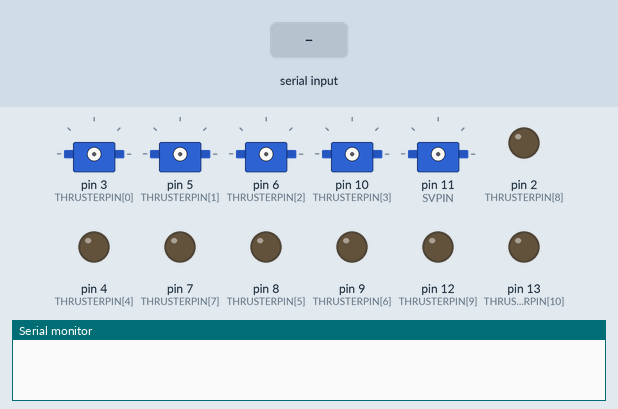
Simulated run of this sketch. Board: Arduino Uno, built with avr-gcc and run on an emulated ATmega328P. Parts: 5 × servo, output pins drawn as LEDs (lit = HIGH), the last lines printed to the serial monitor. The inputs (shaded band) are chosen by the test bench.

Above: at 2.9 s.
3.0 s: "90,45\n" received over Serial
At 5.2 s:
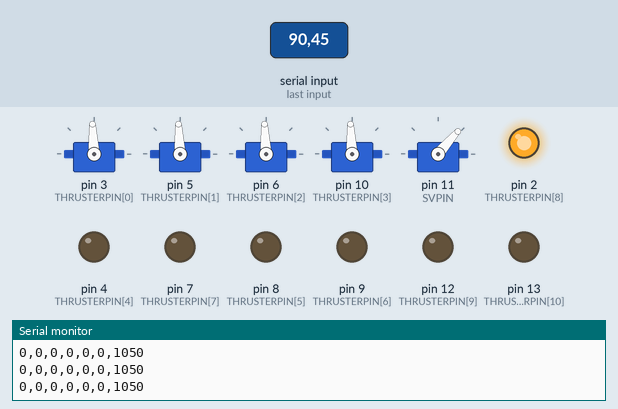
5.5 s: "30,150\n" received over Serial
At 6.7 s:
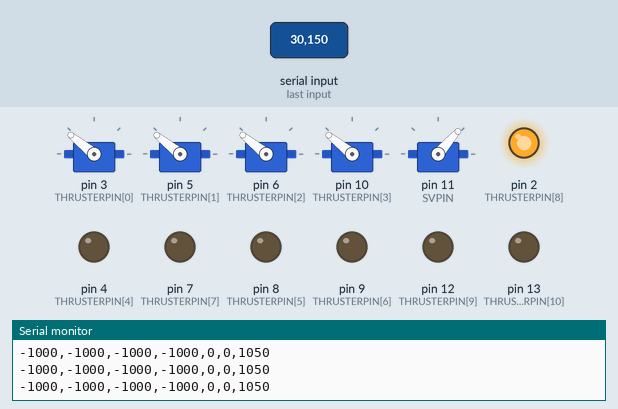
7.0 s: "0\n" received over Serial
At 7.9 s:
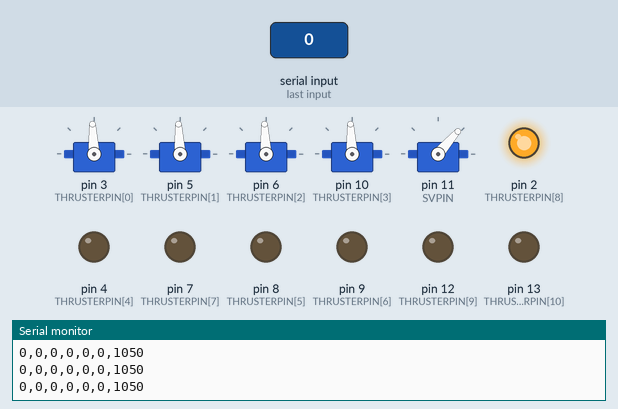
10.0 s: "1\n" received over Serial
At 11.2 s:
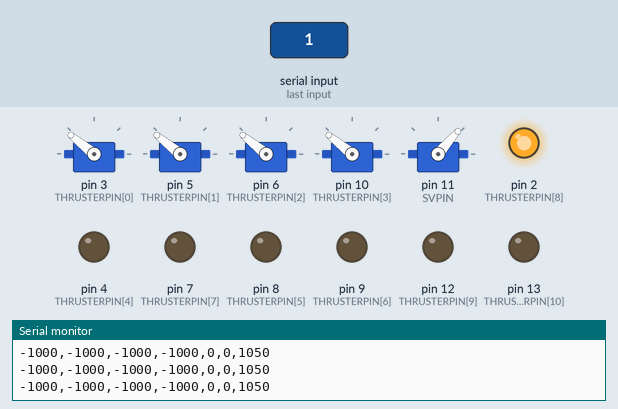
13.0 s: "0\n" received over Serial
At 14.3 s:
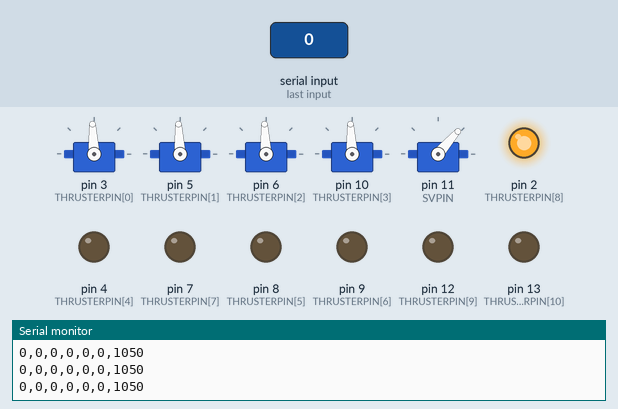
19.0 s: "5\n" received over Serial
At 19.8 s:
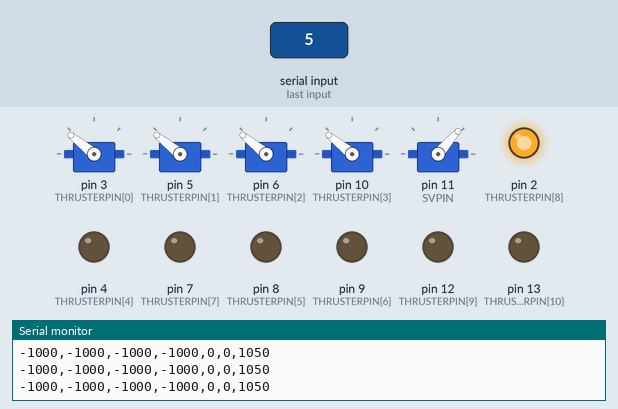
Timing chart, 0 to 22.0 s (numbered marks = the images above; inputs shaded):
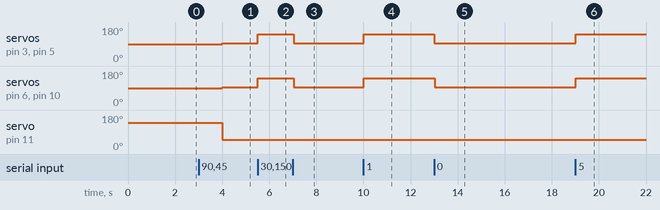

The sketch:

chofu-Jr.ino
```cpp
#include "serial.h"
#include "motorctrl.h"
#include "servoctrl.h"

serial transmit;
motorctrl thruster;
servoctrl hand;

void(* resetFunc) (void) = 0;

void setup() {
  transmit.begin();
  thruster.set();
  hand.set();
}

void loop() {
  transmit.update();
  thruster.drive();
  hand.drive();
  /*if (logicoolstate[14] == 1 && logicoolstate[15] == 1){
    resetFunc();
  }*/
}
```

motorctrl.h
```cpp
#ifndef MOTORCTRL_H
#define MOTORCTRL_H

#include "setting.h"

#include <Servo.h>

Servo th1;
Servo th2;
Servo th3;
Servo th4;

class motorctrl {
  private:
    void velscale() {
      double maxval = abs(velocity[0]);
      for (int i = 1; i < 4; i++) {
          if (abs(velocity[i]) > maxval) {
              maxval = abs(velocity[i]);
          }
      }
      if (maxval > 0) {
          for (int i = 0; i < 4; i++) {
              velocity[i] = velocity[i] / maxval * CLUCRANGE;
          }
      }
    }

    void omuni(){
      veccomp[0] = map(axval[2], AXMIN, AXMAX, -CLUCRANGE, CLUCRANGE);
      veccomp[1] = map(axval[3], AXMIN, AXMAX, -CLUCRANGE, CLUCRANGE);
      veccomp[2] = zval;
      veccomp[3] = map(axval[0], AXMIN, AXMAX, -CLUCRANGE, CLUCRANGE);
      for (int i = 0; i < 6; i++) {
        velocity[i] = (thvec[i][0]*veccomp[0] + thvec[i][1]*veccomp[1] + thvec[i][2]*veccomp[2] + thvec[i][3]*veccomp[3]);
      }
      velocity[0] = velocity[0]*yabai1;
      velocity[1] = velocity[0]*yabai1;
      velocity[2] = velocity[0]*yabai2;
      velocity[3] = velocity[0]*yabai2;
      velscale();
      th1.writeMicroseconds(map(velocity[0], -CLUCRANGE, CLUCRANGE, MTPLSMAX, MTPLSMIN));
      th2.writeMicroseconds(map(velocity[1], -CLUCRANGE, CLUCRANGE, MTPLSMAX, MTPLSMIN));
      th3.writeMicroseconds(map(velocity[2], -CLUCRANGE, CLUCRANGE, MTPLSMAX, MTPLSMIN));
      th4.writeMicroseconds(map(velocity[3], -CLUCRANGE, CLUCRANGE, MTPLSMAX, MTPLSMIN));
      if (veccomp[2] == 1){
        analogWrite(THRUSTERPIN[9],255);
        analogWrite(THRUSTERPIN[10],255);
        digitalWrite(THRUSTERPIN[4], HIGH);
        digitalWrite(THRUSTERPIN[5], LOW);
        digitalWrite(THRUSTERPIN[6], LOW);
        digitalWrite(THRUSTERPIN[7], HIGH);
      }else if(veccomp[2] == -1){
        analogWrite(THRUSTERPIN[9],255);
        analogWrite(THRUSTERPIN[10],255);
        digitalWrite(THRUSTERPIN[4], LOW);
        digitalWrite(THRUSTERPIN[5], HIGH);
        digitalWrite(THRUSTERPIN[6], HIGH);
        digitalWrite(THRUSTERPIN[7], LOW);
      }else{
        analogWrite(THRUSTERPIN[9],0);
        analogWrite(THRUSTERPIN[10],0);
      }
    }

  public:
    void set(){
      th1.attach(THRUSTERPIN[0]);
      th2.attach(THRUSTERPIN[1]);
      th3.attach(THRUSTERPIN[2]);
      th4.attach(THRUSTERPIN[3]);
      pinMode(THRUSTERPIN[4], OUTPUT);
      pinMode(THRUSTERPIN[5], OUTPUT);
      pinMode(THRUSTERPIN[6], OUTPUT);
      pinMode(THRUSTERPIN[7], OUTPUT);
      pinMode(THRUSTERPIN[8], OUTPUT);
      digitalWrite(THRUSTERPIN[8], HIGH);
      pinMode(THRUSTERPIN[9], OUTPUT);
      pinMode(THRUSTERPIN[10], OUTPUT);
      for (int i = 0; i < 4; i++) {
        veccomp[i] = 0;
      }
      zval = 0;
    }

    void drive(){
      for (int i = 0; i < 4; i++){
        axval[i] = logicoolstate[i];
      }
      if(logicoolstate[8] == 1){
        zval = 1;
      }else if(logicoolstate[10] == 1){
        zval = -1;
      }else{
        zval = 0;
      }
      if(logicoolstate[14] == 1){
        yabai1 = 0;
      }
      if(logicoolstate[15] == 1){
        yabai2 = 0;
      }
      if (logicoolstate[14] == 1 && logicoolstate[15] == 1){
        yabai1 = 1;
        yabai2 = 1;
      }
      omuni();
      Serial.print(velocity[0]);
      Serial.print(",");
      Serial.print(velocity[1]);
      Serial.print(",");
      Serial.print(velocity[2]);
      Serial.print(",");
      Serial.print(velocity[3]);
      Serial.print(",");
      Serial.print(velocity[4]*1000);
      Serial.print(",");
      Serial.print(velocity[5]*1000);
    }
};
#endif
```

serial.h
```cpp
#ifndef SERIAL_H
#define SERIAL_H

#include "setting.h"

class serial {
  private:
    String inputString;
    boolean stringComplete;

  public:
    serial() : inputString(""), stringComplete(false) {}

    void begin() {
      Serial.begin(COMSPEED);
      delay(2000);
      while (!Serial) {
      }
      while (Serial.available() == 0){
        Serial.read();
      }
    }

    void update() {
      while (Serial.available() > 0) {
        char incomingChar = Serial.read();
        if (incomingChar == '\n') {
          parseInput();
          inputString = "";
        } else {
          inputString += incomingChar;
        }
      }
    }

  private:
    void parseInput() {
      int index = 0;
      int startIndex = 0;
      while (index < CONTENTS && startIndex < inputString.length()) {
        int commaIndex = inputString.indexOf(',', startIndex);
        if (commaIndex == -1) {
          commaIndex = inputString.length();
        }
        String value = inputString.substring(startIndex, commaIndex);
        logicoolstate[index] = value.toInt();
        startIndex = commaIndex + 1;
        index++;
      }
      /*for (int i = 0; i < CONTENTS; i++) {
        Serial.print(logicoolstate[i]);
      }
      Serial.println();
      */
    }
};

#endif
```

servoctrl.h
```cpp
#ifndef SERVOCTRL_H
#define SERVOCTRL_H

#include "setting.h"

#include <Servo.h>

Servo h1;

class servoctrl {
  private:
    void move(int val){
      currenthand += val;
      h1.writeMicroseconds(currenthand);
    }

    void absopen(){
      currenthand = SVPLSMIN;
      h1.writeMicroseconds(SVPLSMIN);
    }

    void absclose(){
      currenthand = SVPLSMAX;
      h1.writeMicroseconds(SVPLSMAX);
    }

    void open(){
      currenthand -= 10;
      if (currenthand < SVPLSMIN){
        currenthand = SVPLSMIN;
      }
      h1.writeMicroseconds(currenthand);
      delay(5);
    }

    void close(){
      currenthand += 10;
      if (currenthand > SVPLSMAX){
        currenthand = SVPLSMAX;
      }
      h1.writeMicroseconds(currenthand);
      delay(5);
    }

  public:
    void set(){
      h1.attach(SVPIN);
      absclose();
      delay(1000);
      absopen();
    }

    void drive(){
      if(logicoolstate[5] == 1){
        absopen();
      }else if(logicoolstate[6] == 1){
        absclose();
      }else if(logicoolstate[9] == 1){
        open();
      }else if(logicoolstate[11] == 1){
        close();
      }
      Serial.print(",");
      Serial.println(currenthand);
    }

};

#endif
```

setting.h
```cpp
#pragma once

#include <math.h>

const int COMSPEED = 9600;
const int DIGITS = 28;
const unsigned int CONTENTS = 20;

int logicoolstate[20];
//LX,LY,RX,RY,X,A,B,Y,LB,RB,LT,RT,BACK,START,LS,RS,HATX,HATY,0,0

const int AXMAX = 255;
const int AXMIN = -255;

const int THRUSTERPIN[11] = {3,5,6,10,4,8,9,7,2,12,13};//rf,lf,lb,rb,A1,A2,lzA,lzB,STBY,rzPWM,lzPWM
const int MTPLSMAX = 2000;
const int MTPLSMIN = 1000;
const int MTPLSSTOP = 1500;
const int MTPLSRANGE = 500;

const int L298NPLSWIDTH = 255;

const int CLUCRANGE = 1000;

double axval[4];//lx,ly,rx,ry
double zval;
double veccomp[4];//x,y,z,r
double angle_rad;

double thvec[6][4] = {
    {(-sin(M_PI/4)),  (cos(M_PI/4)),  0, -0.5},
    {-(-cos(M_PI/4)), -(-sin(M_PI/4)), 0,  0.5},
    {-(sin(M_PI/4)),  -(-cos(M_PI/4)),  0,  0.5},
    {(cos(M_PI/4)),   (sin(M_PI/4)), 0, -0.5},
    {0, 0, 1, 0},
    {0, 0, 1, 0}
};

int velocity[6];
int thval[6];

const int SVPIN = 11;
const int SVPLSMAX = 1970;//close hand
const int SVPLSMIN = 1050;//open hand
const int HANDSPEED = 50;

int currenthand;

int yabai1 = 1;
int yabai2 = 1;
```

Measured:
- after the input at 3.0 s, pin 2 (THRUSTERPIN[8]): LOW → HIGH at once; servo on pin 3 (THRUSTERPIN[0]), servo on pin 5 (THRUSTERPIN[1]), servo on pin 6 (THRUSTERPIN[2]), servo on pin 10 (THRUSTERPIN[3]): 90° → 93° after 1.0 s; servo on pin 11 (SVPIN): 138° → 49° after 1.0 s
- after the input at 5.5 s, servo on pin 3 (THRUSTERPIN[0]), servo on pin 5 (THRUSTERPIN[1]), servo on pin 6 (THRUSTERPIN[2]), servo on pin 10 (THRUSTERPIN[3]): 93° → 141° at once
- after the input at 7.0 s, servo on pin 3 (THRUSTERPIN[0]), servo on pin 5 (THRUSTERPIN[1]): 141° → 93° at once; servo on pin 6 (THRUSTERPIN[2]), servo on pin 10 (THRUSTERPIN[3]): 141° → 93° after 0.05 s
- after the input at 10.0 s, servo on pin 3 (THRUSTERPIN[0]), servo on pin 5 (THRUSTERPIN[1]), servo on pin 6 (THRUSTERPIN[2]), servo on pin 10 (THRUSTERPIN[3]): 93° → 141° at once
- after the input at 13.0 s, servo on pin 3 (THRUSTERPIN[0]), servo on pin 5 (THRUSTERPIN[1]), servo on pin 6 (THRUSTERPIN[2]), servo on pin 10 (THRUSTERPIN[3]): 141° → 93° at once
- after the input at 19.0 s, servo on pin 3 (THRUSTERPIN[0]), servo on pin 5 (THRUSTERPIN[1]), servo on pin 6 (THRUSTERPIN[2]), servo on pin 10 (THRUSTERPIN[3]): 93° → 141° at once
